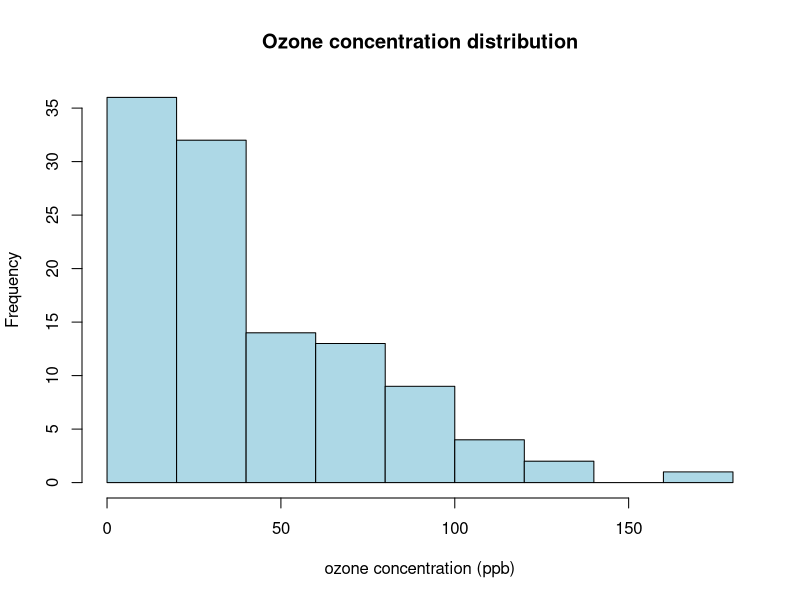
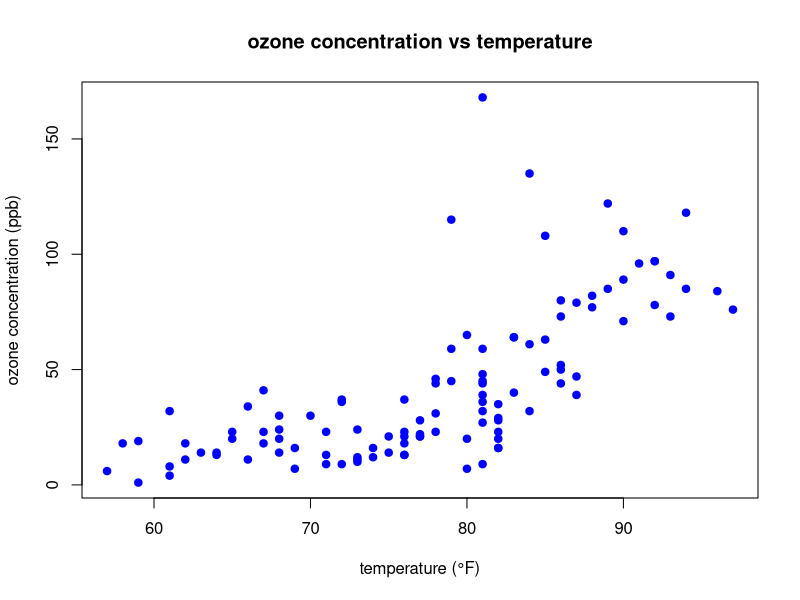
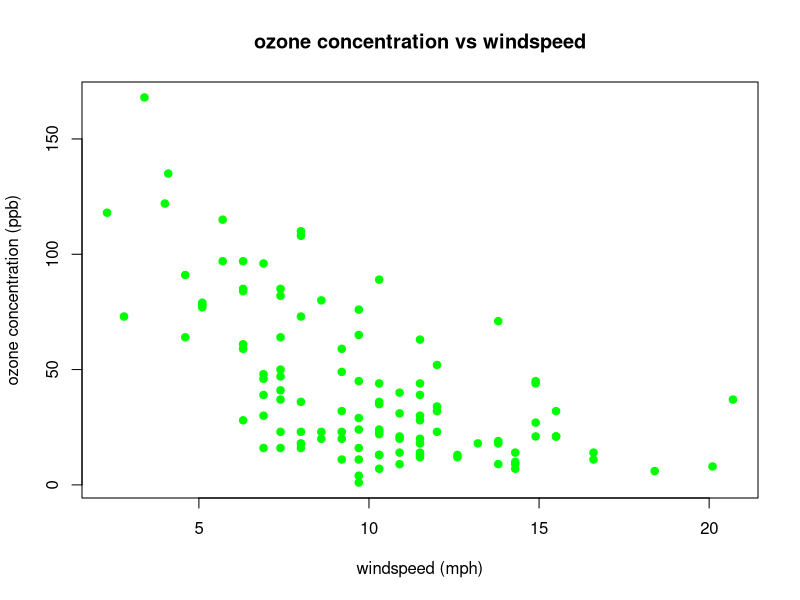
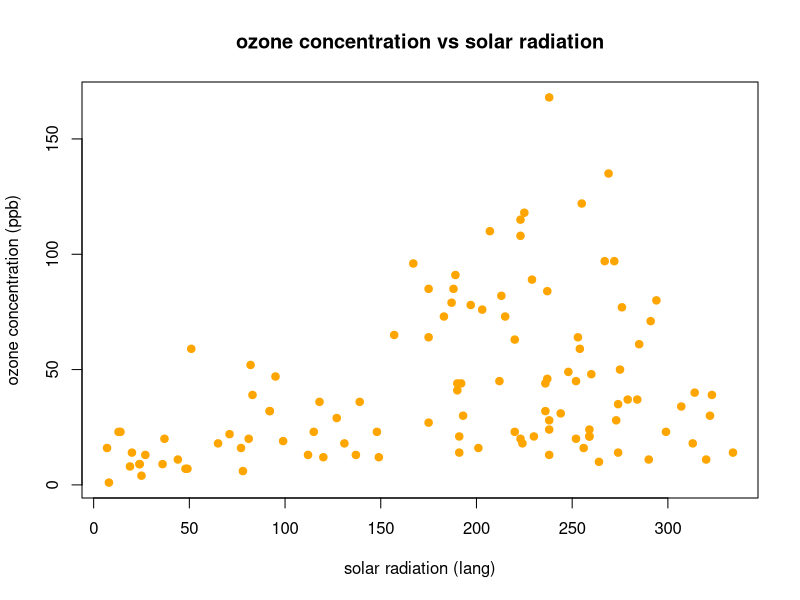
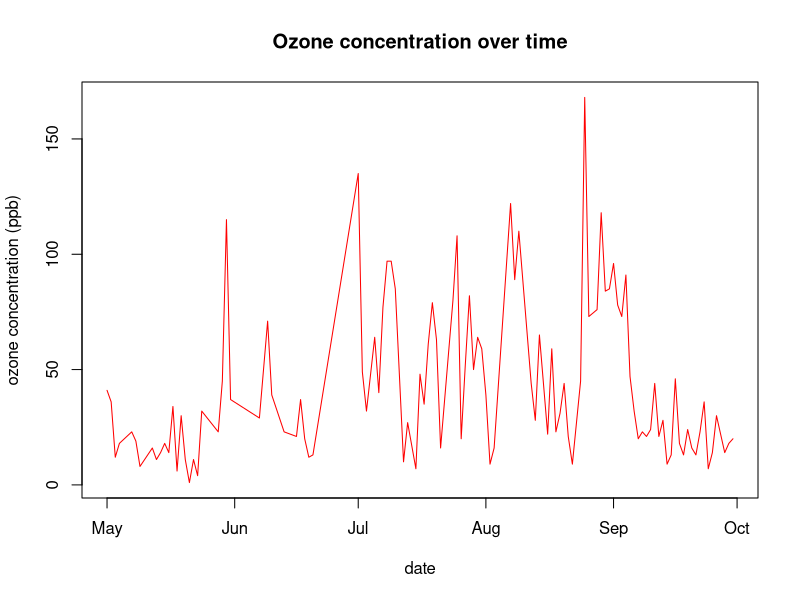
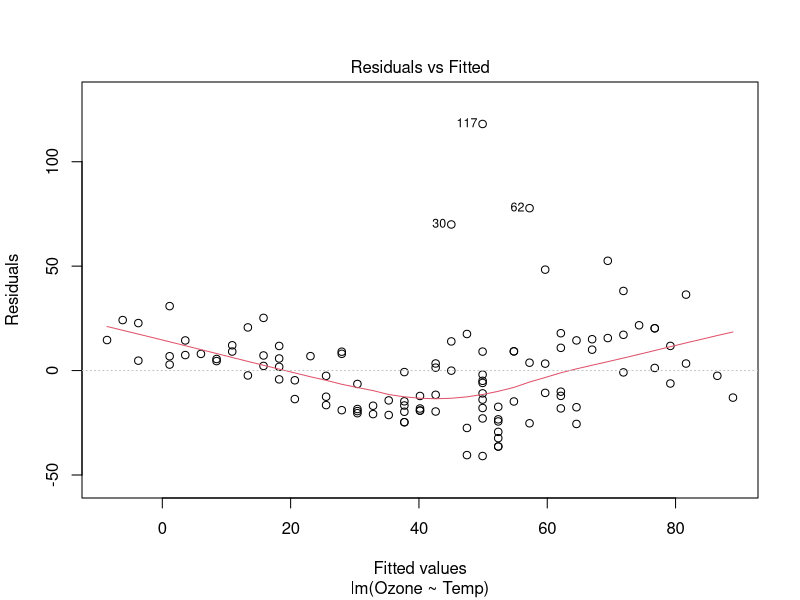

The R source for these figures, in order:
## ---- chunk 1
knitr::opts_chunk$set(echo = TRUE)
## ---- chunk 2
# Load data
data("airquality")

# View basic data information
head(airquality)
summary(airquality)

# Handling of missing values
airquality <- na.omit(airquality)

hist(airquality$Ozone, main="Ozone concentration distribution", xlab="ozone concentration (ppb)", col="lightblue")

plot(airquality$Temp, airquality$Ozone, main="ozone concentration vs temperature", xlab="temperature (°F)", ylab="ozone concentration (ppb)", pch=19, col="blue")

plot(airquality$Wind, airquality$Ozone, main="ozone concentration vs windspeed", xlab="windspeed (mph)", ylab="ozone concentration (ppb)", pch=19, col="green")

plot(airquality$Solar.R, airquality$Ozone, main="ozone concentration vs solar radiation", xlab="solar radiation (lang)", ylab="ozone concentration (ppb)", pch=19, col="orange")

# Creating Date Variables
airquality$Date <- as.Date(paste(1973, airquality$Month, airquality$Day, sep="-"))

# Plotting time trends
plot(airquality$Date, airquality$Ozone, type="l", main="Ozone concentration over time", xlab="date", ylab="ozone concentration (ppb)", col="red")

model <- lm(Ozone ~ Temp, data=airquality)
summary(model)

plot(model, which=1)

may_ozone <- airquality$Ozone[airquality$Month == 5]
august_ozone <- airquality$Ozone[airquality$Month == 8]
t.test(may_ozone, august_ozone)


